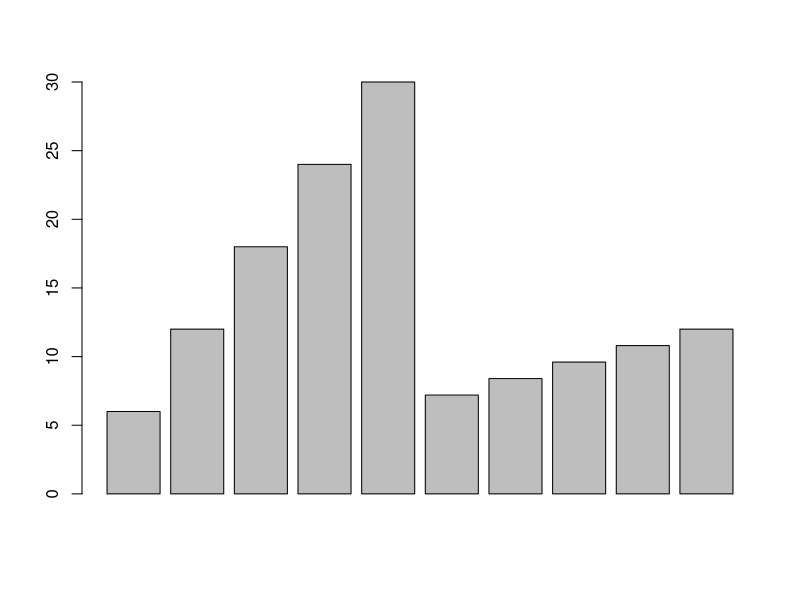
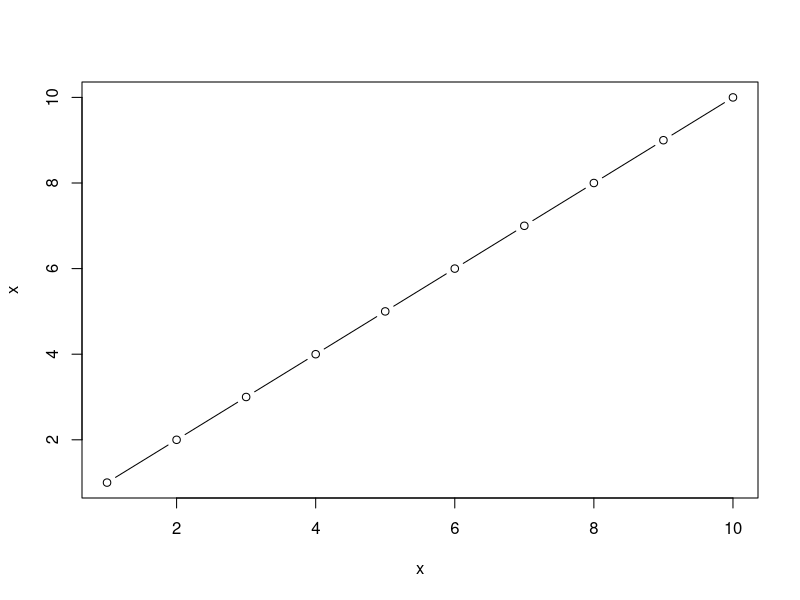
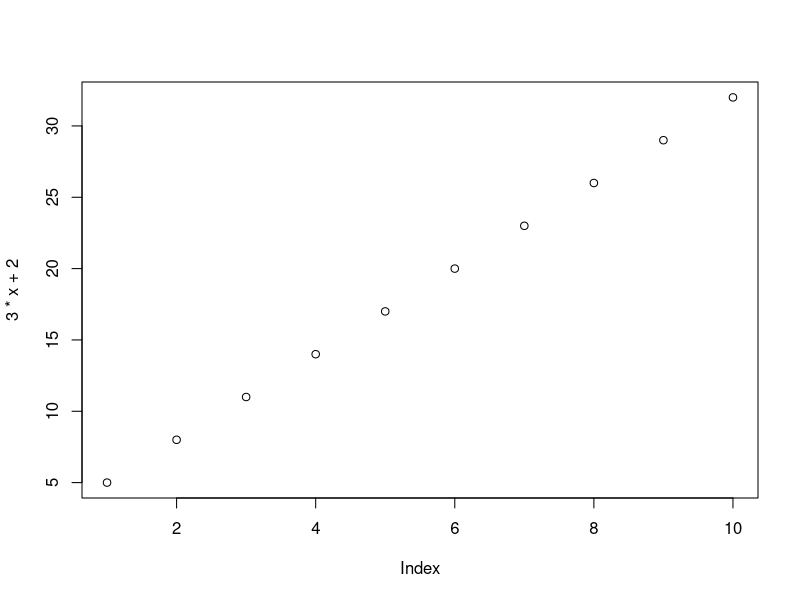
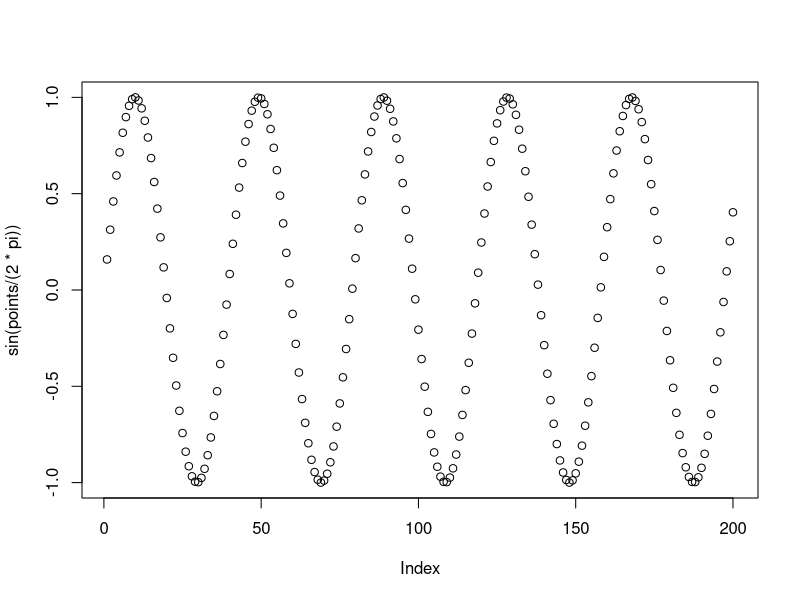

Recreate these plots in R, in order.
## ---- chunk 1
sum(3, 4)
## ---- chunk 2
prod(4, 5) == 21
## ---- chunk 3
x <- 2
y <- 3.5
z <- 7
## ---- chunk 4
typeof(x)
typeof(y)
typeof(z)
## ---- chunk 5
prod(x,y,z)
## ---- chunk 6
prod(x,y,z) == 49
## ---- chunk 7
s <- "Alexander"
## ---- chunk 8
nchar(s)
## ---- chunk 9
x <- 1:10
## ---- chunk 10
length(x)
## ---- chunk 11
x <- x*1.2
## ---- chunk 12
x[1:5] <- x[1:5] * 5
## ---- chunk 13
barplot(x)
## ---- chunk 14
x <- 1:10
## ---- chunk 15
plot(x,x,type= "b")
## ---- chunk 16
plot(3*x+2)
## ---- chunk 17
points <- 1:200
plot(sin(points / (2 * pi)))
